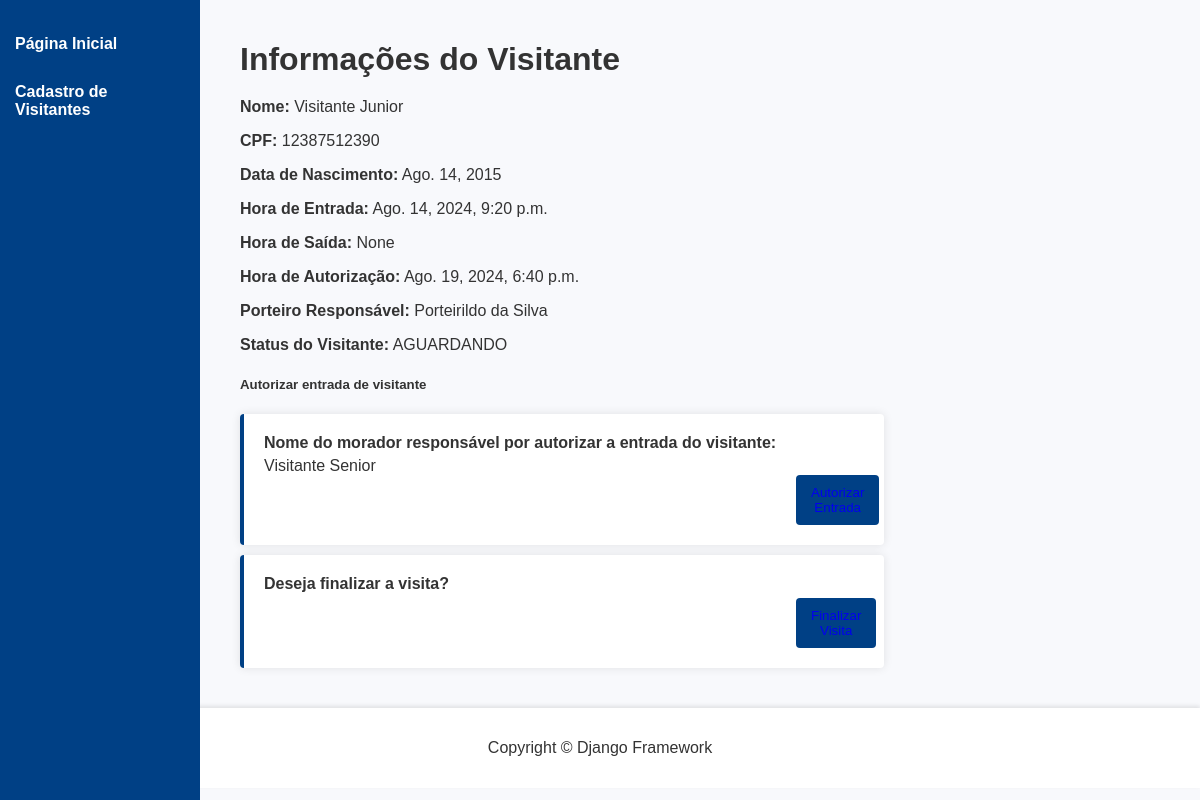
/info-visitante/1, run on an earlier commit of the app's database.
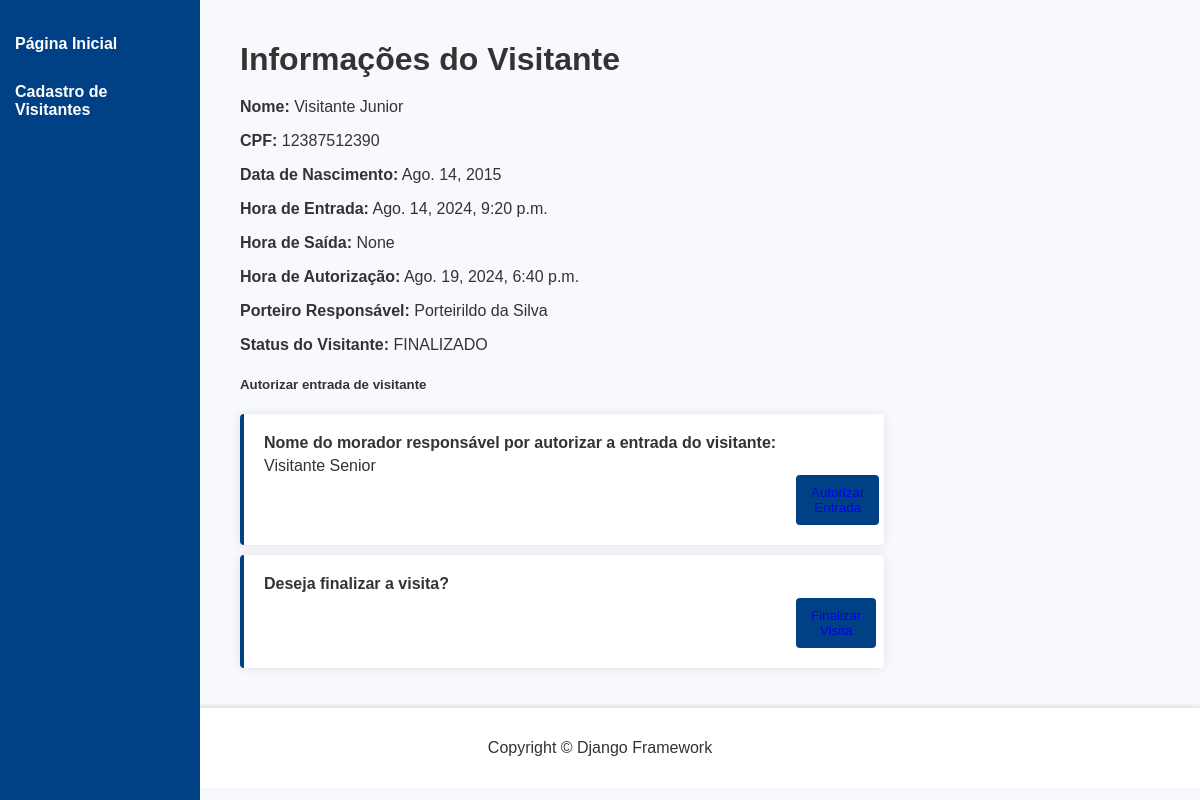
And on a later commit of the database.
### visitantes/models.py (models this page shows, shortened)
class Visitante(models.Model):
    nome_completo = models.CharField(
        verbose_name="Nome Completo",
        max_length=255,
    )
    cpf = models.CharField(
        verbose_name="CPF",
        max_length=11,
        unique=True
    )
    data_nascimento = models.DateField(
        verbose_name="Data de Nascimento",
        auto_now=False,
        auto_now_add=False,
    )
    numero_casa = models.CharField(
        verbose_name="Número da Casa Visitada",
        max_length=255,
    )
    placa_veiculo = models.CharField(
        verbose_name="Placa do Veículo",
        max_length=7,
        blank=True,
        null=True,
    )
    hora_chegada = models.DateTimeField(
        verbose_name="Hora de Chegada",
        blank=True,
        null=True,
        auto_now_add=True,
        )
    hora_saida = models.DateTimeField(
        verbose_name="Hora de Saída",
        blank=True,
        null=True,
        auto_now=False,
        )
    hora_autorizacao = models.DateTimeField(
        verbose_name="Hora de Autorização",
        blank=True,
        null=True,
        auto_now=False,
    )
    nome_morador = models.CharField(
        verbose_name="Nome do Morador que autorizou a entrada",
        max_length=255,
        blank=True,
    )
    porteiro_autorizador = models.ForeignKey(
        "porteiros.Porteiro",
        verbose_name="Porteiro que Autorizou a Entrada",
        on_delete=models.PROTECT,
    )
    STATUS_VISITANTE = [
        ("AGUARDANDO", "Aguardando autorização"),
        ("EM_VISITA", "Em visita"),
        ("FINALIZADO", "Visita finalizada"),
    ]
    status = models.CharField(
        verbose_name = "Status",
        max_length = 20,
        choices = STATUS_VISITANTE,
        default="AGUARDANDO"
    )
    class Meta:
        verbose_name = "Visitante"
        verbose_name_plural = "Visitantes"
        db_table = "visitante"
    def get_status(self):
        if self.status:
            return self.status
        return "Status não registrado"

### porteiros/models.py (models this page shows)
class Porteiro(models.Model):
    nome_completo = models.CharField(
        verbose_name="Nome Completo",
        max_length=100,
    )
    cpf = models.CharField(
        verbose_name="CPF",
        max_length=11,
    )
    telefone = models.CharField(
        verbose_name="Telefone para Contato",
        max_length=11,
    )
    data_nascimento = models.DateField(
        verbose_name="Data de Nascimento",
        auto_now=False,
        auto_now_add=False,
    )
    usuario = models.OneToOneField(
        "usuarios.Usuario",
        verbose_name="Usuário",
        on_delete=models.PROTECT
    )
    class Meta:
        verbose_name = "Porteiro"
        verbose_name_plural = "Porteiros"
        db_table = "porteiro"
    def __str__(self):
        return self.nome_completo

### visitantes/views.py (the view, shortened to what this page needs)
# urls.py: path("info-visitante/<int:id>", informacoes_visitante, name="informacoes_visitante"),
def informacoes_visitante(request, id):
    visitante = get_object_or_404(Visitante, id=id)
    form = AutorizaVisitanteForm()
    context = {
        "nome_pagina":"Informações do Visitante",
        "visitante":visitante,
        "form":form,
    }
    return render(request, "visitantes/informacoes_visitante.html", context)

### templates/visitantes/informacoes_visitante.html (shortened to what this page needs)
{% extends "base.html" %}
{% block content %}
<div class="content">
    <h1>Informações do Visitante</h1>
    <div class="info">
        <p><strong>Nome:</strong> {{ visitante.nome_completo }}</p>
        <p><strong>CPF:</strong> {{ visitante.cpf }}</p>
        <p><strong>Data de Nascimento:</strong> {{ visitante.data_nascimento }}</p>
        <p><strong>Hora de Entrada:</strong> {{ visitante.hora_chegada }}</p>
        <p><strong>Hora de Saída:</strong> {{ visitante.hora_saida }}</p>
        <p><strong>Hora de Autorização:</strong> {{ visitante.hora_autorizacao }}</p>
        <p><strong>Porteiro Responsável:</strong> {{ visitante.porteiro_autorizador }}</p>
        <p><strong>Status do Visitante:</strong> {{ visitante.get_status }}</p>
    </div>
    <div class="modal fade" id="modal1" tabindex="-1" role="dialog" aria-labelledby="exampleModalLabel"
        aria-hidden="true">
        <div class="modal-dialog" role="document">
            <div class="modal-content">
                <div class="modal-header">
                    <h5 class="modal-title" id="exampleModalLabel">Autorizar entrada de visitante</h5>
                </div>
                <div class="modal-body">
                    <form method="post" action="{% url 'informacoes_visitante' visitante.id %}">
                        <div class="form-group">
                            <label for="id_nome_morador" class="col-form-label">Nome do morador responsável por autorizar a entrada do visitante:</label>
                            {{ visitante.nome_morador }}
                        </div>
                        <button type="submit" name="status" value="Finalizado" class="button">
                            <a href="#">
                                <span class="text">Autorizar Entrada</span>
                            </a>
                        </button>
                    </form>
                </div>
            </div>
        </div>
    </div>
    <div class="modal fade" id="modal2" tabindex="-1" role="dialog" aria-labelledby="exampleModalLabel"
        aria-hidden="true">
        <div class="modal-dialog" role="document" style="margin-top: 10px;">
            <form method="post" action="{% url 'informacoes_visitante' visitante.id %}">
                <label>Deseja finalizar a visita?</label>
                <button type="submit" name="status" value="Finalizado" class="button">
                    <a href="#" class="button button-warning button-icon-split button-sm" data-toggle="modal" data-target="#modal2">
                        <span class="text">Finalizar Visita</span>
                    </a>
                </button>
            </form>
        </div>
    </div>
</div>
{% endblock %}

What changed in the data, as far as the page shows it:
changed Visitante "Visitante Junior": get_status "AGUARDANDO" → "FINALIZADO"
